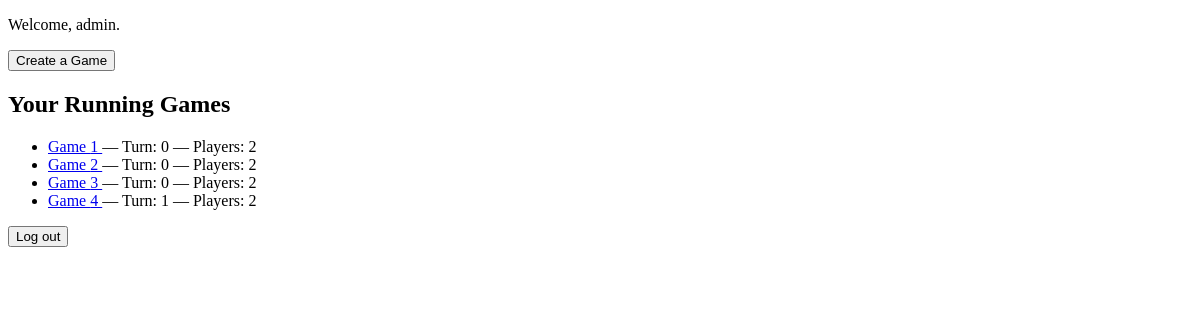
The app's page / (signed in), older data.
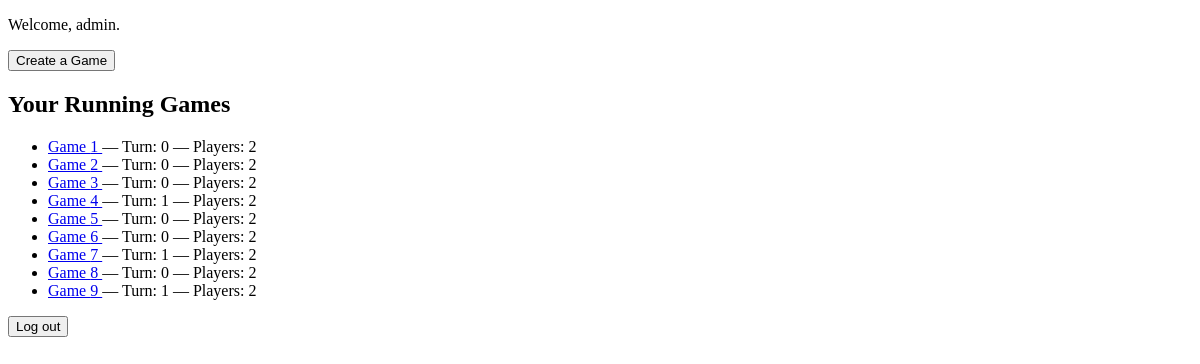
The same page, newer data.
### hexgame/models.py (models this page shows, shortened)
class Player(models.Model):
    user = models.ForeignKey(User, on_delete=models.CASCADE)
    game = models.ForeignKey('Game', on_delete=models.CASCADE)

class Game(models.Model):
    current_player_turn = models.IntegerField()
    board_state = models.JSONField()
    minutes_per_turn = models.IntegerField()
    creation_time = models.DateTimeField(auto_now_add=True)
    kick_if_inactive = models.BooleanField()

### hexgame/views.py (the view)
# urls.py: path("", home_view, name="home"),
@login_required
def home_view(request):
    games = (
        Player.objects
        .filter(user=request.user)
        .select_related("game")
    )
    return render(request, "hexgame/account/home.html", {"games": games})

### hexgame/templates/hexgame/account/home.html (shortened to what this page needs)
<!DOCTYPE html>
<html>
<head>
</head>
<body>
    <p>Welcome, {{ user.username }}.</p>
    <p>
        <a href="{% url 'create_game' %}">
            <button>Create a Game</button>
        </a>
    </p>
    <h2>Your Running Games</h2>
    <ul>
        {% for player in games %}
            <li>
                <a href="{% url 'game' player.game.id %}">
                    Game {{ player.game.id }}
                </a>
                — Turn: {{ player.game.current_player_turn }}
                — Players: {{ player.game.player_set.count }}
            </li>
        {% empty %}
            <li>You are not in any games yet.</li>
        {% endfor %}
    </ul>
    <form method="post" action="{% url 'logout' %}">
        <button type="submit">Log out</button>
    </form>
</body>
</html>

Row changes from the older to the newer data that the page shows:
added Player: game.id "5", game.current_player_turn "0", game.player_set.count "2"
added Player: game.id "6", game.current_player_turn "0", game.player_set.count "2"
added Player: game.id "7", game.current_player_turn "1", game.player_set.count "2"
added Player: game.id "8", game.current_player_turn "0", game.player_set.count "2"
added Player: game.id "9", game.current_player_turn "1", game.player_set.count "2"
